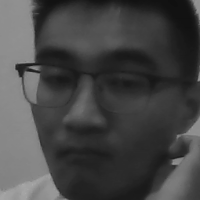
#> input picture node/face/0.pgm, 200 x 200 px, given in place of the camera
$ python color_tracking.py
#> lines starting #> are read from the running program, lines starting #| are printed output that depends on the picture; after the words box and inside, x2 and y2 are one past the last pixel; in counts of white or black regions, pixels touching at a corner belong together; long printed decimals are rounded
#!/usr/bin/env python2
# -*- coding: utf-8 -*-

from __future__ import division
import cv2
import time
import numpy as np

cap=cv2.VideoCapture(0)

#设置摄像头分辨率为（640，480）
#如果感觉图像卡顿严重，可以降低为（320，240）
cap.set(3,640)
cap.set(4,480)

#设置黄色的阙值
# yellow_lower=np.array([156,43,46])
# yellow_upper=np.array([180,255,255])

yellow_lower=np.array([0,0,0])
yellow_upper=np.array([180,255,46])

time.sleep(1)

while 1:
    #ret为是否找到图像， frame是帧本身
    ret,frame=cap.read()
#> frame is the input picture: shape (200, 200, 3); min 16, max 170, mean 69.6

    frame=cv2.GaussianBlur(frame,(5,5),0)
    hsv=cv2.cvtColor(frame,cv2.COLOR_BGR2HSV)
#> hsv: shape (200, 200, 3); mean H, S, V 0, 0, 69.6
    mask=cv2.inRange(hsv,yellow_lower,yellow_upper)
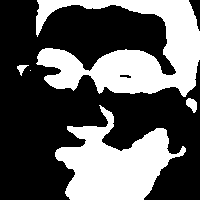
#> mask: shape (200, 200); 36.5% white; 5 white regions (1 under 20 px), largest, box (x1, y1, x2, y2) and area: (36, 0, 200, 97) 8165, (55, 105, 186, 200) 6275, (186, 98, 197, 113) 108, (17, 65, 29, 76) 60

    #形态学操作
    mask=cv2.erode(mask,None,iterations=2)
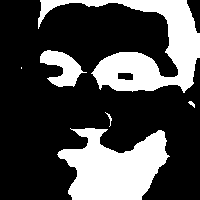
#> mask: shape (200, 200); 28.8% white; 6 white regions (1 under 20 px), largest, box (x1, y1, x2, y2) and area: (38, 0, 200, 93) 5406, (57, 128, 170, 200) 5186, (40, 50, 87, 87) 891, (105, 112, 112, 127) 26, (188, 101, 195, 108) 24
    mask=cv2.dilate(mask,None,iterations=2)
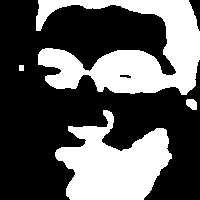
#> mask: shape (200, 200); 36% white; 4 white regions
    mask=cv2.GaussianBlur(mask,(3,3),0)
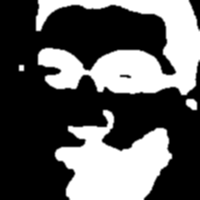
#> mask: shape (200, 200); min 0, max 255, mean 91.8
    res=cv2.bitwise_and(frame,frame,mask=mask)               #与运算
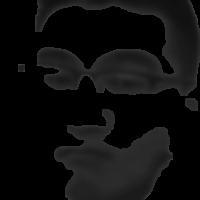
#> res: shape (200, 200, 3); min 0, max 72, mean 14.5
    cnts=cv2.findContours(mask.copy(),cv2.RETR_EXTERNAL,
                          cv2.CHAIN_APPROX_SIMPLE)[-2]       #检测颜色的轮廓
#> cnts = 4 contours; box (x1, y1, x2, y2) and area: (35, 0, 200, 96) 8586, (54, 109, 173, 200) 6433, (185, 98, 198, 111) 124, (18, 64, 25, 72) 42
    if len(cnts)>0:
        cnt = max (cnts,key=cv2.contourArea)
#> cnt = contour of 287 points, box (x1, y1, x2, y2) (35, 0, 200, 96), area 8586
        (x,y),radius=cv2.minEnclosingCircle(cnt)
#> x = 116.5; y = 43; radius = 90.38
        cv2.circle(frame,(int(x),int(y)),int(radius),
                   (255,0,255),2)                            #找到后在每个轮廓上画圆
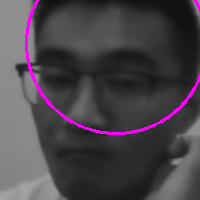
#> frame: shape (200, 200, 3); mean B, G, R 73.6, 67.8, 73.6
        print('x:',x,'y:',y)
#| x: 116.5 y: 43.0

    cv2.imshow('capture',frame)
    if cv2.waitKey(1)==119:
#> (key Esc is pressed here)
        break

cap.realease()

$ run again, on node/face/1.pgm
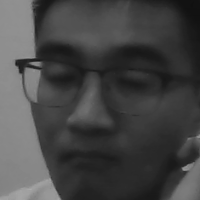
#> input picture node/face/1.pgm, 200 x 200 px, given in place of the camera
#> frame is the input picture: shape (200, 200, 3); min 16, max 171, mean 69.5
#> hsv: shape (200, 200, 3); mean H, S, V 0, 0, 69.5
#> `mask=cv2.inRange(hsv,yellow_lower,yellow_upper)`:
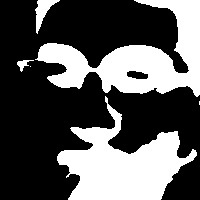
#> mask: shape (200, 200); 34.6% white; 6 white regions (2 under 20 px), largest, box (x1, y1, x2, y2) and area: (35, 0, 200, 97) 6750, (57, 96, 197, 200) 6703, (35, 0, 60, 34) 319, (17, 60, 34, 72) 82
#> cnts = 5 contours; box (x1, y1, x2, y2) and area: (56, 108, 197, 200) 6914, (95, 0, 200, 96) 5528, (37, 42, 93, 89) 1630, (35, 0, 58, 28) 328, (17, 60, 28, 68) 67
#> cnt = contour of 176 points, box (x1, y1, x2, y2) (56, 108, 197, 200), area 6914
#> x = 126.2; y = 159.5; radius = 70.39
#> `cv2.circle(frame,(int(x),int(y)),int(radius), (255,0,255),2)`:
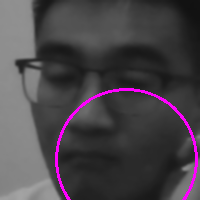
#> frame: shape (200, 200, 3); mean B, G, R 73.7, 68, 73.7
#| x: 126.249 y: 159.477

$ run again, on node/face/10.pgm
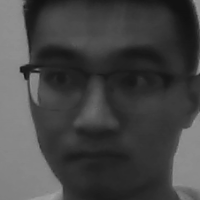
#> input picture node/face/10.pgm, 200 x 200 px, given in place of the camera
#> frame is the input picture: shape (200, 200, 3); min 17, max 162, mean 69
#> hsv: shape (200, 200, 3); mean H, S, V 0, 0, 69
#> `mask=cv2.inRange(hsv,yellow_lower,yellow_upper)`:
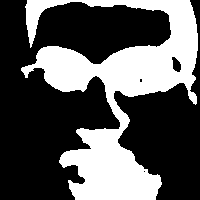
#> mask: shape (200, 200); 34.7% white; 1 white region, box (x1, y1, x2, y2) and area: (21, 0, 198, 200) 13872
#> cnts = 3 contours; box (x1, y1, x2, y2) and area: (21, 0, 199, 200) 13700, (25, 0, 71, 42) 715, (188, 91, 198, 103) 89
#> cnt = contour of 353 points, box (x1, y1, x2, y2) (21, 0, 199, 200), area 13700
#> x = 131.3; y = 99.1; radius = 115.2
#> `cv2.circle(frame,(int(x),int(y)),int(radius), (255,0,255),2)`:
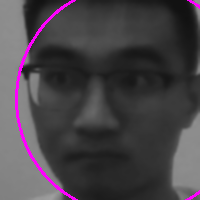
#> frame: shape (200, 200, 3); mean B, G, R 72, 66.8, 72
#| x: 131.314 y: 99.100
